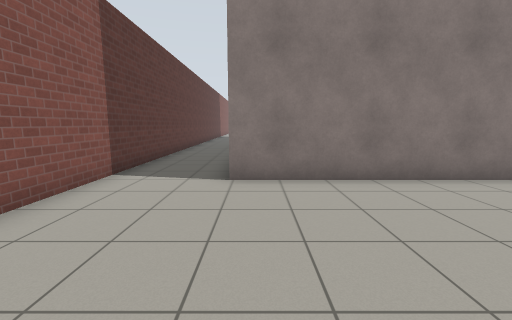
[1] (above)

24 first-person views from a walk through a Gazebo world. The camera is 1.2 m above the floor, tilts 8° down and sees 90° across. The floor is counted in squares, 1 m on a side. Each view is taken from the middle of a square. On the plan, view 1 faces up. The plan holds only what a view shows up to about 12 squares ahead; the rest is blank. Simple patterns stand in for the simulator's built-in surfaces.

[2]
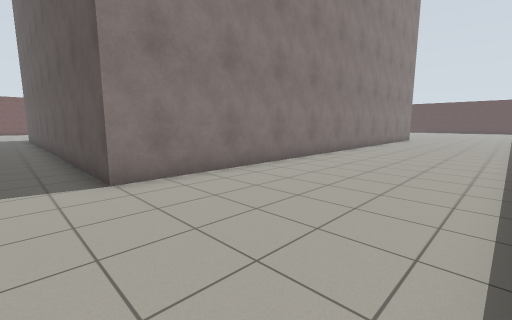

[3]
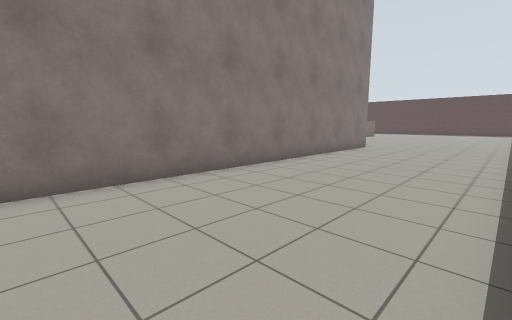

[4]
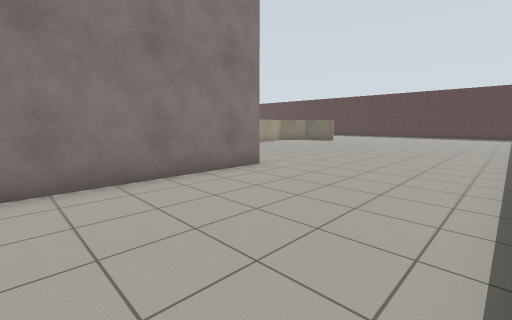

[5]
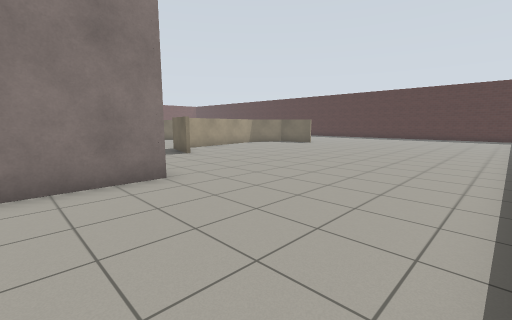

[6]
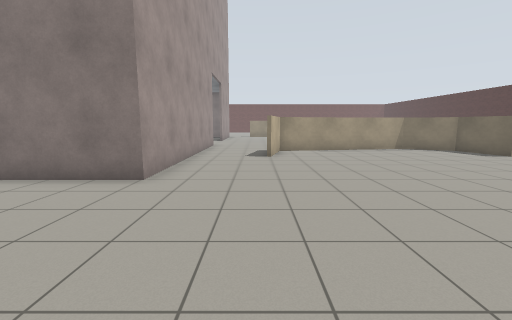

[7]
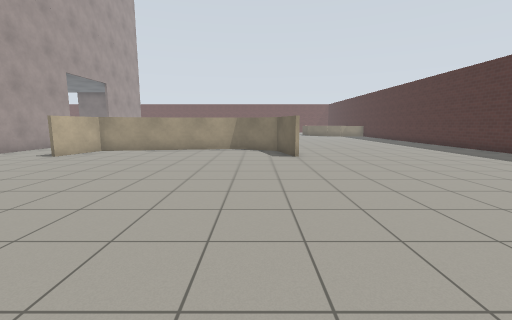

[8]
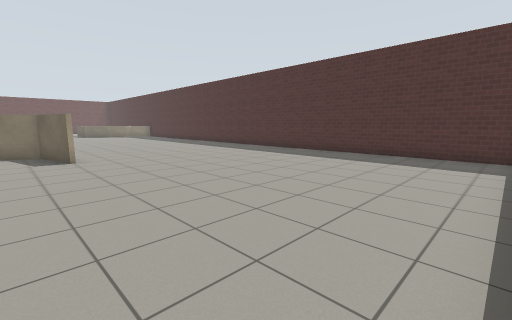

[9]
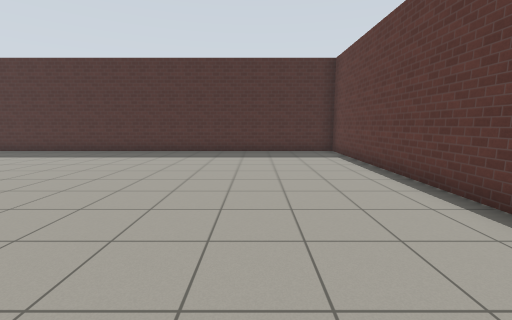

[10]
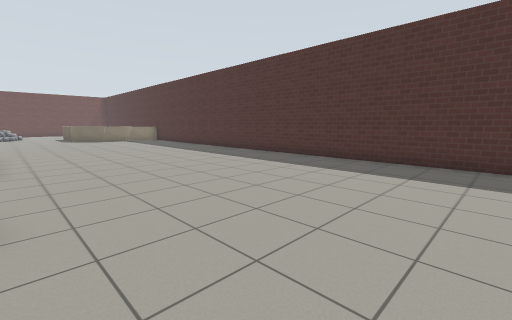

[11]
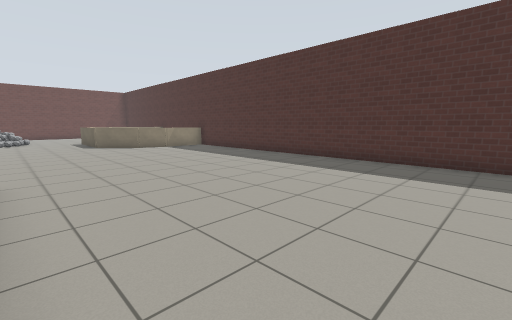

[12]
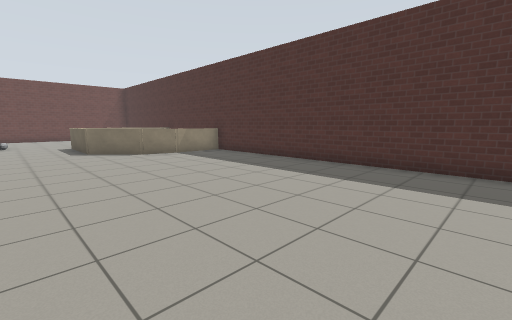

[13]
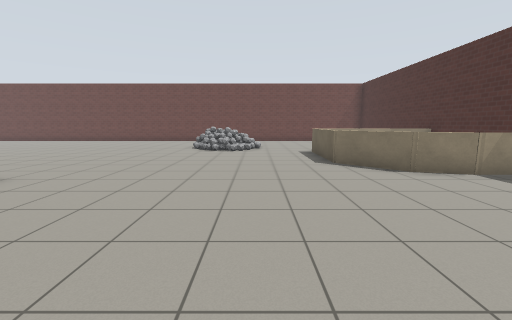

[14]
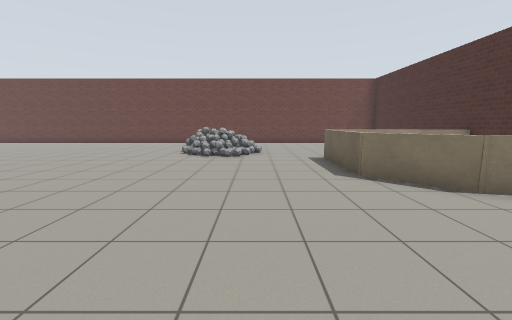

[15]
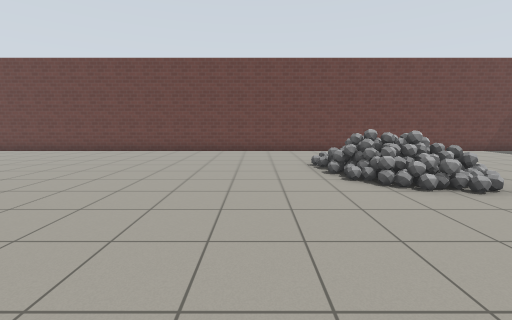

[16]
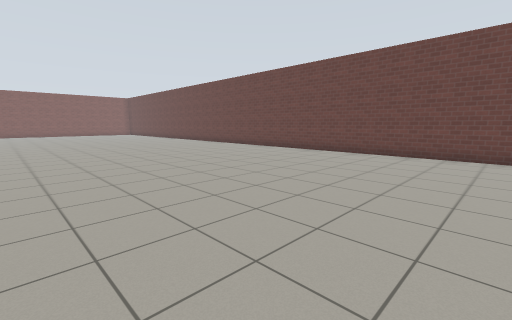

[17]
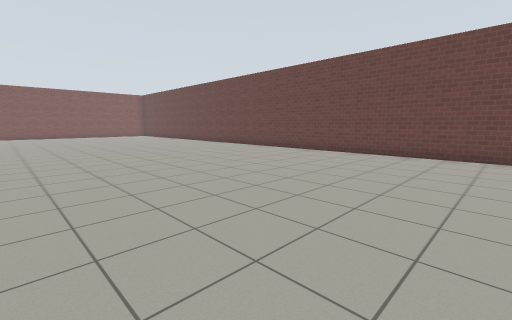

[18]
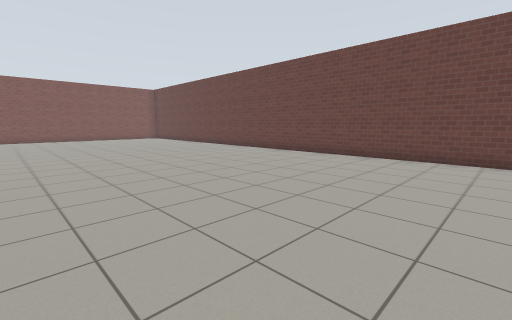

[19]
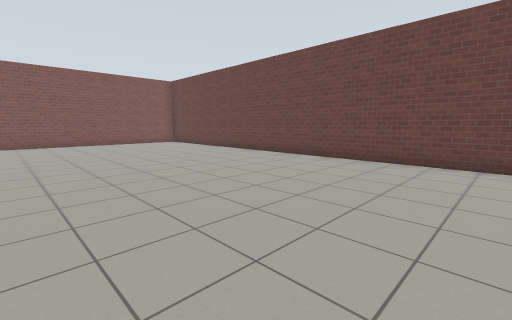

[20]
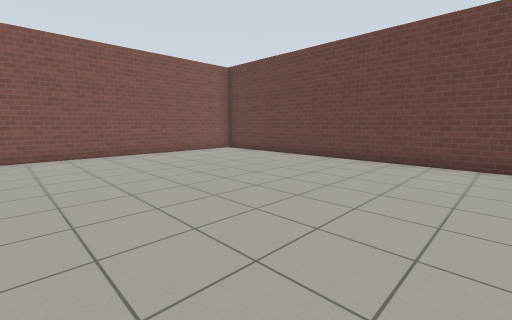

[21]
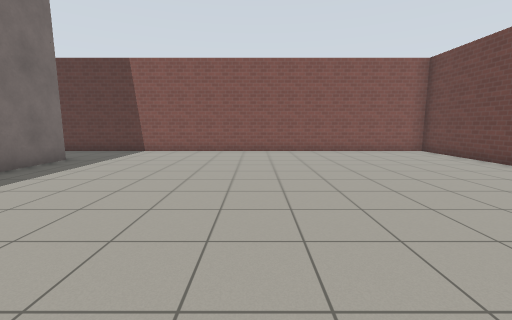

[22]
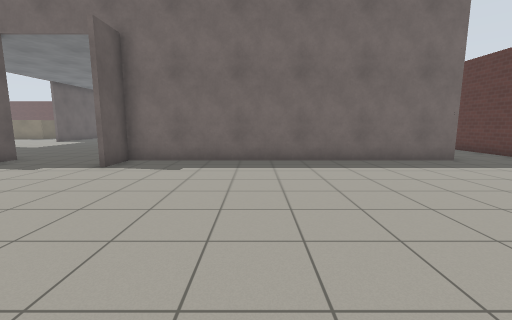

[23]
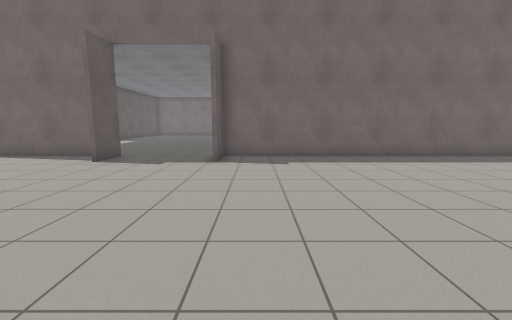

[24]
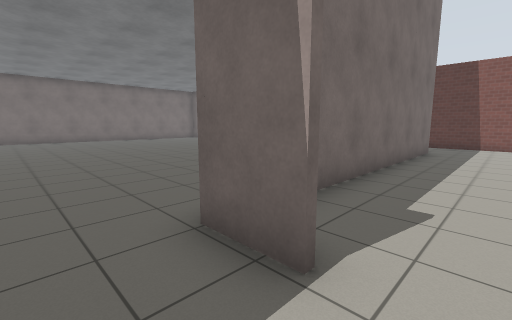

### Floor plan
Points are (right, up) in squares from view 1. A wall is a line through its corners. A room is listed if a view was taken in it or the views show most of it. See-through windows are left out.
Room 1 (views 1, 2, 3, 4, 5, 6, 7, 8, 9, 10, 11, 12, 13, 14, 15, 16, 17, 18, 19, 20, 21, 22, 23, 24)
walls: (15, 23.6) (18.5, 23.6); (14.1, 23.4) (14.1, 25); (10.4, 25) (10.4, 23.4); (27.6, 12.2) (23.1, 11.4) (22.5, 9.3); (19.6, 8.6) (19.6, 5.4) (-0.6, 5.4) (-0.6, 15.7); (31.5, 9.4) (30.9, 11.4) (29.6, 12.1); (40.4, 30) (40.4, 33.2); (-0.6, 23.6) (10.2, 23.6) (10.2, 25); (39.5, 37.4) (-3.4, 37.4) (-3.4, 19.9); (32.2, -0.4) (40.4, -0.4) (40.4, 24.9); (-3.4, 12.1) (-3.4, 3.3)
low walls: (38.5, 24.9) (37, 25.3) (35.4, 26.9) (35.4, 30.1); (40.1, 25) (38.1, 25)
ways out: opening at (12, 24); opening at (21, 8.3)
objects: other object (30, 31); other object (30, 32); other object (30, 33); other object (31, 31); other object (31, 32); other object (32, 30); other object (32, 31); other object (32, 32); other object (33, 31); other object (33, 32)

Positions as (right, up) in squares from view 1, and headings:
1: (0, 0), facing up
2: (-2, 0), facing up-right
3: (6, 0), facing up-right
4: (14, 0), facing up-right
5: (17, 0), facing up-right
6: (22, 0), facing up
7: (30, 0), facing up
8: (30, 0), facing up-right
9: (29, 3), facing right
10: (32, 6), facing up-right
11: (32, 12), facing up-right
12: (33, 15), facing up-right
13: (33, 19), facing up
14: (33, 21), facing up
15: (28, 26), facing up
16: (27, 27), facing up-left
17: (23, 27), facing up-left
18: (18, 28), facing up-left
19: (13, 29), facing up-left
20: (7, 29), facing up-left
21: (8, 30), facing left
22: (6, 32), facing down
23: (9, 33), facing down
24: (12, 26), facing down-left
